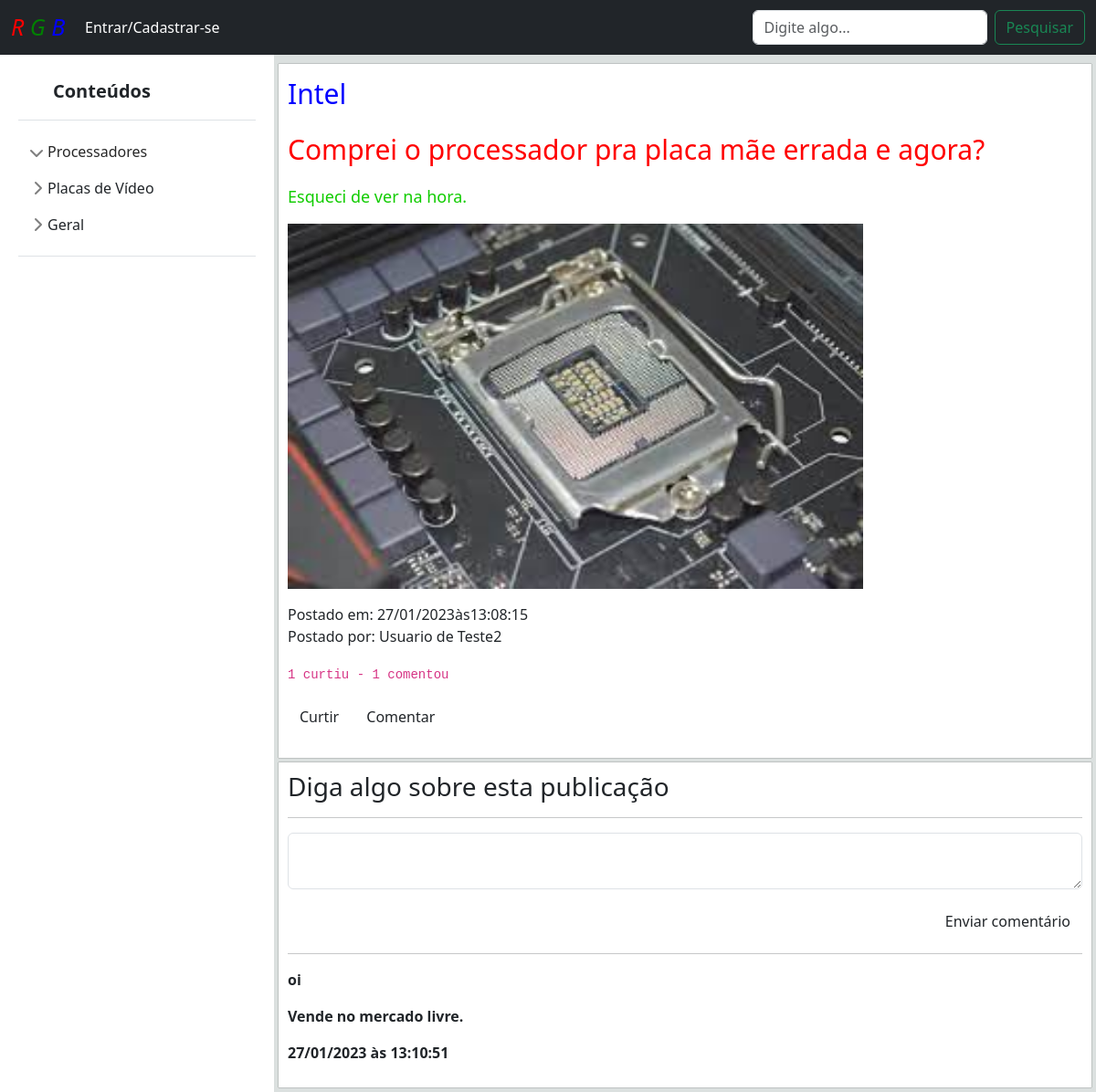
Screenshot of /?pagina=posts&id=43 with the database file from the repository.
### tables this page shows
CREATE TABLE `posts` (
  `id` int(20) NOT NULL,
  `titulo` varchar(200) NOT NULL,
  `descricao` text NOT NULL,
  `imagem` varchar(200) DEFAULT NULL,
  `data` varchar(200) DEFAULT NULL,
  `hora` varchar(200) DEFAULT NULL,
  `postador` varchar(200) DEFAULT NULL,
  `topico` varchar(50) DEFAULT NULL
);

CREATE TABLE `usuarios` (
  `id` int(11) NOT NULL,
  `nome` varchar(140) DEFAULT NULL,
  `email` varchar(140) NOT NULL,
  `senha` varchar(16) NOT NULL
);

CREATE TABLE `comentarios` (
  `id` int(20) NOT NULL,
  `id_post` int(100) NOT NULL,
  `nome` varchar(200) NOT NULL,
  `comentario` varchar(500) NOT NULL,
  `data` varchar(200) NOT NULL,
  `hora` varchar(200) NOT NULL
);

### paginas/posts.php (the view, shortened to what this page needs)
<div class="well well-sm">
<?php
include_once 'conexao.php';
 $idPost = $_GET['id'];
 $seleciona = mysqli_query($mysqli, "SELECT * FROM posts WHERE id = '$idPost'");
 $conta = mysqli_num_rows($seleciona);
 if($conta <= 0){
    echo"Post não encontrado";
 }else{
    while($row = mysqli_fetch_array($seleciona)){
        $id = $row['id'];
        $titulo = $row['titulo'];
        $descricao = $row['descricao'];
        $imagem = $row['imagem'];
        $data = $row['data'];
        $hora = $row['hora'];
        $postador = $row['postador'];
        $topico = $row['topico'];
        $sql = "SELECT * FROM usuarios WHERE nome = '$postador'";
        $query = mysqli_query($mysqli, $sql);
        $linha = mysqli_fetch_assoc($query);
        $selecionaCurtidas = mysqli_query($mysqli, "SELECT * FROM curtidas WHERE id_post = '$id'");
                $contaCurtidas = mysqli_num_rows($selecionaCurtidas);
                if($contaCurtidas == 1){
                    $contaCurtidas = $contaCurtidas." curtiu";
                }else if($contaCurtidas > 1){
                    $contaCurtidas = $contaCurtidas." curtiram";
                }
                $selecionaComentarios = mysqli_query($mysqli, "SELECT * FROM comentarios WHERE id_post = '$id'");
                $contaComentarios = mysqli_num_rows($selecionaComentarios);
                if($contaComentarios == 1){
                    $contaComentarios = $contaComentarios." comentou";
                }else if($contaComentarios > 1){
                    $contaComentarios = $contaComentarios." comentaram";
                }
?>
    <div id="panel" aling="left">
                <p><a href="?pagina=posts&id=<?php echo $id;?>" class="topico"><?php echo $topico;?></a></p>
                <p><a href="?pagina=posts&id=<?php echo $id;?>" class="titulo"><?php echo $titulo;?></a></p>
                <?php if($descricao != null){ ?><p class="descricao"><?php echo $descricao;?></p>
                    <?php } ?>
                <?php if($imagem != null){ ?><p><img src="<?php echo $imagem;?>" class="foto"/></p><?php } ?>
                <p><span class="glyphicon glyphicon-time" aria-hidden="true"></span> Postado em: <?php echo $data. "às".$hora;?></br>
                <span class="glyphicon glyphicon-user" aria-hidden="true"></span> Postado por: <?php echo $linha['nome']; ?></p>
                <p><code><span class="glyphicon glyphicon-thumbs-up" aria-hidden="true"></span> <?php echo $contaCurtidas;?> -
                <span class="glyphicon glyphicon-comment" aria-hidden="true"></span><?php echo $contaComentarios;?></code></p>
                <p><a href="?pagina=curtir&id=<?php echo $id;?>" class="btn btn-default">
                <span class="glyphicon glyphicon-thumbs-up"></span> Curtir</a>
                <a href="?pagina=post&id=<?php echo $id;?>" class="btn btn-default">
                <span class="glyphicon glyphicon-comment"></span> Comentar</a>
                </p>
            </div>
<?php }}?>
                </div>
<div id="panel" align="left">
    <h3>Diga algo sobre esta publicação</h3>
    <hr/>
    <form action="" method="POST" enctype="multipart/form-data">
        <p><textarea name="comentario" id="comentario" placeholder="Digite seu comentário" class="form form-control">
        </textarea></p>
        <p align="right"><input type="submit" value="Enviar comentário" class="btn btn-sucess"></p>
    </form>
    <hr>
    <?php
        $seleciona = mysqli_query($mysqli, "SELECT * FROM comentarios WHERE id_post = '$idPost' ORDER BY id DESC");
        $conta = mysqli_num_rows($seleciona);
        if($conta <= 0) {
            echo "Este post não possui comentários";
        } else {
            while
                ($row = mysqli_fetch_array($seleciona)) {
                    $nome = $row['nome'];
                    $comentario = $row['comentario'];
                    $data = $row['data'];
                    $hora = $row['hora'];
    ?>
        <div id="comentarios" class="well well-sm">
            <p><b><?php echo $nome;?></br></p>
            <p class="list-group-item"><?php echo $comentario;?></p>
            <p class="list-group-item"><span class="glyphicon-search" aria-hidden="true"></span>
            <?php echo $data. " às " . $hora;?></p>
        </div>
    <?php }
    } ?>
</div>

### css/style.css (style rules this page uses)
body { min-height: 100vh; min-height: -webkit-fill-available; }
html { height: -webkit-fill-available; }
* { margin: 0px; padding: 0px; }
#panel { margin-top: 5px; background-color: white; width: 100%; height: auto; padding: 10px; box-shadow: #333 0px 0px 1px; border-radius: 0px; }
.topico { font-size: 30px; color: blue; text-decoration: none; }
.titulo { font-size: 30px; color: red; text-decoration: none; }
.descricao { font-size: 18px; color: rgb(17, 204, 0); }
.foto { width: 630px; height: 400px; }
.pdf { background-color: rgb(219, 224, 223); }

### rows the page displays
posts: topico "Intel", titulo "Comprei o processador pra placa mãe errada e agora?", descricao "Esqueci de ver na hora.", imagem (picture), data "27/01/2023", hora "13:08:15", usuarios.nome "Usuario de Teste2", contaCurtidas "1 curtiu", contaComentarios "1 comentou"
comentarios: nome "oi", comentario "Vende no mercado livre.", data "27/01/2023", hora "13:10:51"
